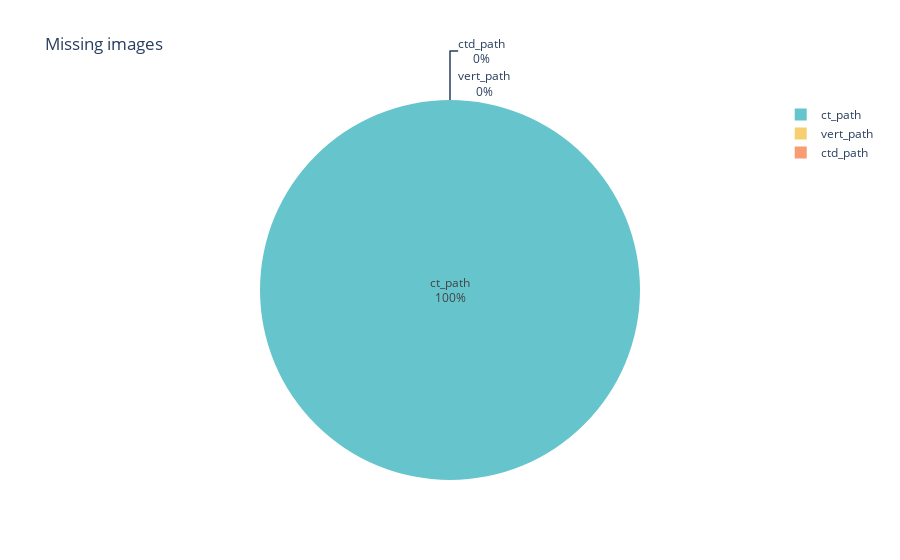

The notebook cell saved with this chart:
### Code cell
import plotly.express as px

# Specify the columns you want to check for NaN values
columns_to_check = ['ct_path', 'vert_path', 'ctd_path']

# Check if any element in the specified columns is NaN
nan_rows = df[df[columns_to_check].isna().any(axis=1)]

# Count the number of NaN values in each column
nan_counts = nan_rows[columns_to_check].isna().sum().reset_index()

# Rename columns for better readability
nan_counts.columns = ['column', 'nan_count']

# Create the pie chart
fig = px.pie(nan_counts,
             names='column',
             values='nan_count',
             color_discrete_sequence=px.colors.qualitative.Pastel,
             title='Missing images'
            ).update_traces(textinfo='label+percent')

# Display the chart
fig.show()

### Figure 1 — Plotly figure (JSON) as saved in the notebook; plotly's stock layout.template omitted (floating-point values rounded to 4 significant figures)
{"data": [{"domain": {"x": [0, 1], "y": [0, 1]}, "hovertemplate": "column=%{label}<br>nan_count=%{value}<extra></extra>", "labels": ["ct_path", "vert_path", "ctd_path"], "legendgroup": "", "name": "", "showlegend": true, "textinfo": "label+percent", "type": "pie", "values": [56, 0, 0]}], "layout": {"legend": {"tracegroupgap": 0}, "piecolorway": ["rgb(102, 197, 204)", "rgb(246, 207, 113)", "rgb(248, 156, 116)", "rgb(220, 176, 242)", "rgb(135, 197, 95)", "rgb(158, 185, 243)", "rgb(254, 136, 177)", "rgb(201, 219, 116)", "rgb(139, 224, 164)", "rgb(180, 151, 231)", "rgb(179, 179, 179)"], "title": {"text": "Missing images"}}}
